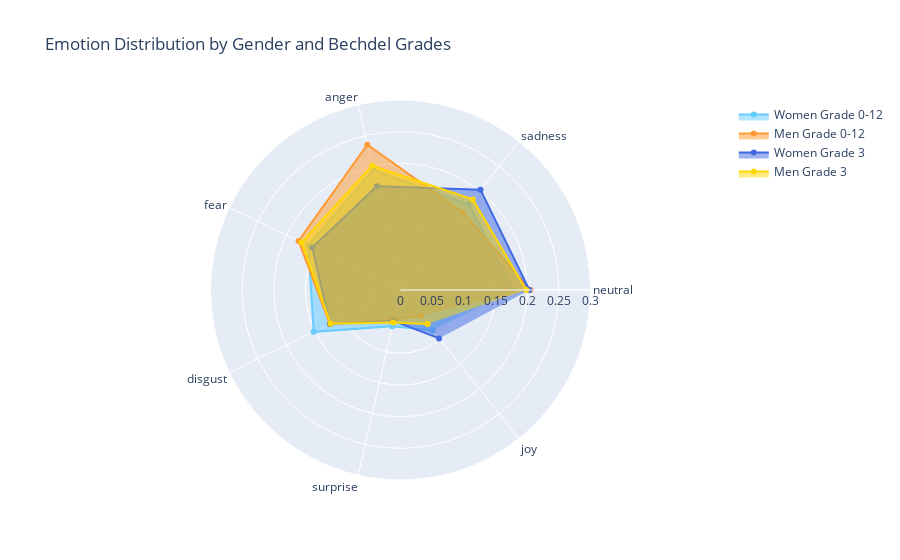

Notebook cell for this chart:
### Code cell
# Calcul de la moyenne des émotions pour chaque DataFrame
def compute_mean_emotions(df):
    emotions = ["neutral", "sadness", "anger", "fear", "disgust", "surprise", "joy"]
    return df[emotions].mean()

# Moyennes des émotions pour chaque groupe
data_women_grade3 = compute_mean_emotions(bechdel_complete_grade3_women)
data_men_grade3 = compute_mean_emotions(bechdel_complete_grade3_men)
data_women_grade012 = compute_mean_emotions(bechdel_complete_grade012_women)
data_men_grade012 = compute_mean_emotions(bechdel_complete_grade012_men)

# Création du graphique radar
fig = go.Figure()

# Ajout des données pour chaque groupe

fig.add_trace(go.Scatterpolar(
    r=data_women_grade012,
    theta=data_women_grade012.index,
    fill='toself',
    name='Women Grade 0-12',
    line_color='rgb(102, 204, 255)'
    ))

fig.add_trace(go.Scatterpolar(
    r=data_men_grade012,
    theta=data_men_grade012.index,
    fill='toself',
    name='Men Grade 0-12', 
    line_color='rgb(255, 153, 51)'
    ))

fig.add_trace(go.Scatterpolar(
    r=data_women_grade3,
    theta=data_women_grade3.index,
    fill='toself',
    name='Women Grade 3',
    marker_color='royalblue',
    ))

fig.add_trace(go.Scatterpolar(
    r=data_men_grade3,
    theta=data_men_grade3.index,
    fill='toself',
    name='Men Grade 3',
    marker_color='gold'
    ))

# Mise en forme du graphique
fig.update_layout(
    polar=dict(
        radialaxis=dict(
            visible=True,
            range=[0, 0.3]  # Ajustez en fonction de vos données
        )
    ),
    title="Emotion Distribution by Gender and Bechdel Grades",
    showlegend=True
)

# Affichage
fig.show()

### Figure 1 — Plotly figure (JSON) as saved in the notebook; plotly's stock layout.template omitted (floating-point values rounded to 4 significant figures)
{"data": [{"fill": "toself", "line": {"color": "rgb(102, 204, 255)"}, "name": "Women Grade 0-12", "r": [0.1781, 0.1732, 0.1946, 0.1617, 0.1521, 0.05882, 0.0814], "theta": ["neutral", "sadness", "anger", "fear", "disgust", "surprise", "joy"], "type": "scatterpolar"}, {"fill": "toself", "line": {"color": "rgb(255, 153, 51)"}, "name": "Men Grade 0-12", "r": [0.2053, 0.1572, 0.2354, 0.1786, 0.1239, 0.04766, 0.05192], "theta": ["neutral", "sadness", "anger", "fear", "disgust", "surprise", "joy"], "type": "scatterpolar"}, {"fill": "toself", "marker": {"color": "royalblue"}, "name": "Women Grade 3", "r": [0.2035, 0.2026, 0.168, 0.1548, 0.1234, 0.04999, 0.09772], "theta": ["neutral", "sadness", "anger", "fear", "disgust", "surprise", "joy"], "type": "scatterpolar"}, {"fill": "toself", "marker": {"color": "gold"}, "name": "Men Grade 3", "r": [0.1986, 0.183, 0.2013, 0.1733, 0.1226, 0.05247, 0.06859], "theta": ["neutral", "sadness", "anger", "fear", "disgust", "surprise", "joy"], "type": "scatterpolar"}], "layout": {"polar": {"radialaxis": {"range": [0, 0.3], "visible": true}}, "showlegend": true, "title": {"text": "Emotion Distribution by Gender and Bechdel Grades"}}}
